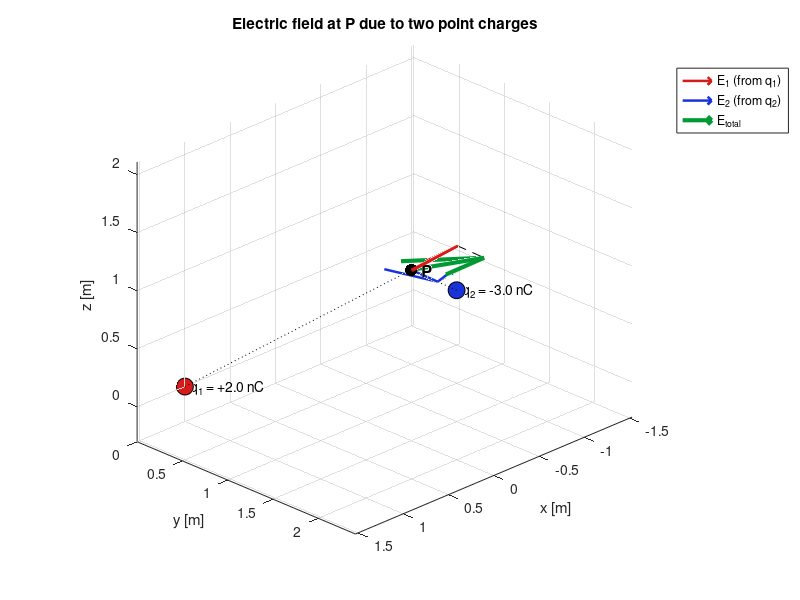

This figure's MATLAB source:
%% Electric field at point P due to two point charges (3D)
clear; clc; close all;

%% ---------------- Inputs ----------------
k  = 8.9875517923e9;          % Coulomb constant [N*m^2/C^2]

q1 = +2e-9;   r1 = [ 1  0  0];   % charge 1 [C], position [m]
q2 = -3e-9;   r2 = [-1  1  0.5]; % charge 2 [C], position [m]

Px = 0.5; Py = 2; Pz = 1.5;      % field point P [m]
P  = [Px Py Pz];

%% ---------------- Field calculation ----------------
% E = k*q*(P - r)/|P - r|^3
fieldFrom = @(q, r) k * q * (P - r) / norm(P - r)^3;

E1 = fieldFrom(q1, r1);          % field due to q1 at P
E2 = fieldFrom(q2, r2);          % field due to q2 at P
E  = E1 + E2;                    % superposition

fprintf('E1    = [%9.3f %9.3f %9.3f] N/C, |E1|    = %.3f N/C\n', E1, norm(E1));
fprintf('E2    = [%9.3f %9.3f %9.3f] N/C, |E2|    = %.3f N/C\n', E2, norm(E2));
fprintf('Etot  = [%9.3f %9.3f %9.3f] N/C, |Etot|  = %.3f N/C\n', E,  norm(E));

%% ---------------- Visualization ----------------
figure('Color','w','Name','Electric field at P'); hold on; grid on; axis equal;
xlabel('x [m]'); ylabel('y [m]'); zlabel('z [m]');
title('Electric field at P due to two point charges');
view(135, 25);

% Scale arrows so the largest one has a length comparable to the scene size
allPts   = [r1; r2; P];
sceneLen = max(max(allPts) - min(allPts));
maxE     = max([norm(E1), norm(E2), norm(E)]);
s        = 0.6 * sceneLen / maxE;      % arrow scale factor (m per N/C)

% Charges (red = positive, blue = negative)
chargeColor = @(q) (q > 0) * [0.85 0.1 0.1] + (q <= 0) * [0.1 0.2 0.85];
scatter3(r1(1), r1(2), r1(3), 150, chargeColor(q1), 'filled', 'MarkerEdgeColor','k');
scatter3(r2(1), r2(2), r2(3), 150, chargeColor(q2), 'filled', 'MarkerEdgeColor','k');
text(r1(1), r1(2), r1(3), sprintf('  q_1 = %+.1f nC', q1*1e9), 'FontSize', 10);
text(r2(1), r2(2), r2(3), sprintf('  q_2 = %+.1f nC', q2*1e9), 'FontSize', 10);

% Field point
scatter3(Px, Py, Pz, 80, 'k', 'filled');
text(Px, Py, Pz, '  P', 'FontSize', 12, 'FontWeight', 'bold');

% Dashed lines from each charge to P
plot3([r1(1) Px], [r1(2) Py], [r1(3) Pz], 'k:');
plot3([r2(1) Px], [r2(2) Py], [r2(3) Pz], 'k:');

% Field vectors drawn at P (autoscale off so lengths are true to scale)
h1 = quiver3(Px, Py, Pz, s*E1(1), s*E1(2), s*E1(3), 0, ...
    'Color', chargeColor(q1), 'LineWidth', 1.8, 'MaxHeadSize', 0.5);
h2 = quiver3(Px, Py, Pz, s*E2(1), s*E2(2), s*E2(3), 0, ...
    'Color', chargeColor(q2), 'LineWidth', 1.8, 'MaxHeadSize', 0.5);
h3 = quiver3(Px, Py, Pz, s*E(1),  s*E(2),  s*E(3),  0, ...
    'Color', [0 0.6 0.2], 'LineWidth', 3, 'MaxHeadSize', 0.5);

% Parallelogram showing the vector addition E1 + E2
plot3(Px + s*[E1(1), E(1)], Py + s*[E1(2), E(2)], Pz + s*[E1(3), E(3)], 'k--');
plot3(Px + s*[E2(1), E(1)], Py + s*[E2(2), E(2)], Pz + s*[E2(3), E(3)], 'k--');

legend([h1 h2 h3], {'E_1 (from q_1)', 'E_2 (from q_2)', 'E_{total}'}, ...
       'Location','northeastoutside');

hold off;
